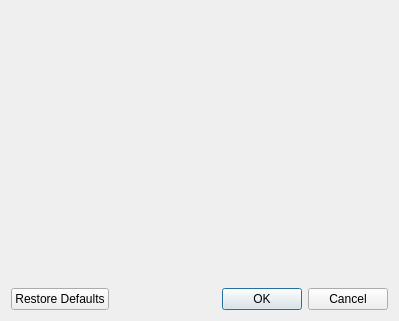
<?xml version="1.0" encoding="UTF-8"?>
<ui version="4.0">
 <author>
  SPDX-FileCopyrightText: none
  SPDX-License-Identifier: GPL-3.0-or-later
 </author>
 <class>ColorsDialog</class>
 <widget class="QDialog" name="ColorsDialog">
  <property name="geometry">
   <rect>
    <x>0</x>
    <y>0</y>
    <width>399</width>
    <height>321</height>
   </rect>
  </property>
  <property name="windowTitle">
   <string>Colors...</string>
  </property>
  <layout class="QVBoxLayout" name="verticalLayout">
   <item>
    <widget class="MdEditor::ColorsPage" name="m_page" native="true"/>
   </item>
   <item>
    <widget class="QDialogButtonBox" name="buttonBox">
     <property name="orientation">
      <enum>Qt::Orientation::Horizontal</enum>
     </property>
     <property name="standardButtons">
      <set>QDialogButtonBox::StandardButton::Cancel|QDialogButtonBox::StandardButton::Ok|QDialogButtonBox::StandardButton::RestoreDefaults</set>
     </property>
    </widget>
   </item>
  </layout>
 </widget>
 <customwidgets>
  <customwidget>
   <class>MdEditor::ColorsPage</class>
   <extends>QWidget</extends>
   <header>colors.h</header>
   <container>1</container>
  </customwidget>
 </customwidgets>
 <resources/>
 <connections>
  <connection>
   <sender>buttonBox</sender>
   <signal>accepted()</signal>
   <receiver>ColorsDialog</receiver>
   <slot>accept()</slot>
   <hints>
    <hint type="sourcelabel">
     <x>248</x>
     <y>254</y>
    </hint>
    <hint type="destinationlabel">
     <x>157</x>
     <y>274</y>
    </hint>
   </hints>
  </connection>
  <connection>
   <sender>buttonBox</sender>
   <signal>rejected()</signal>
   <receiver>ColorsDialog</receiver>
   <slot>reject()</slot>
   <hints>
    <hint type="sourcelabel">
     <x>316</x>
     <y>260</y>
    </hint>
    <hint type="destinationlabel">
     <x>286</x>
     <y>274</y>
    </hint>
   </hints>
  </connection>
 </connections>
</ui>
